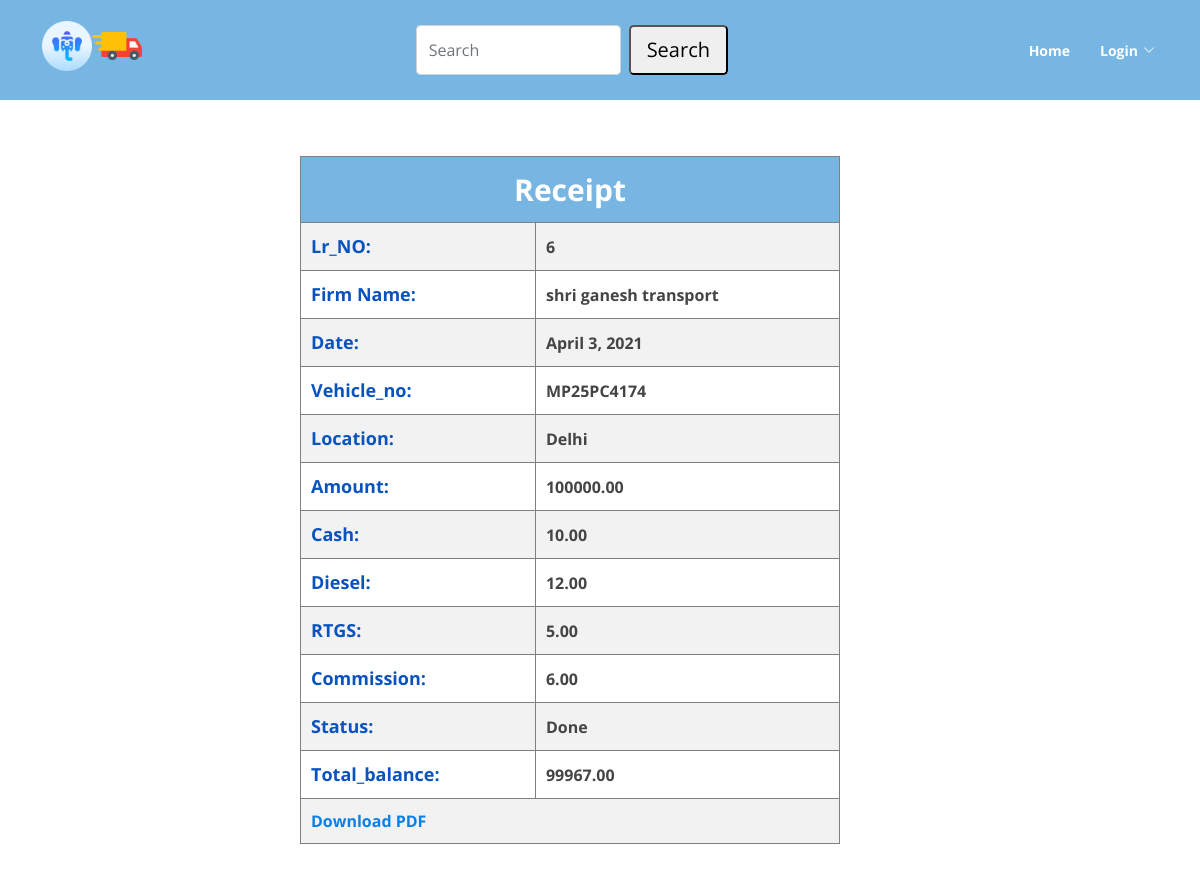
/6/, run on the app's committed database.
### sgt_App/models.py (models this page shows, shortened)
class Entries(models.Model):
    STATUS_CHOICES = (('pending', 'Pending'), ('done', 'Done'),('cancle', 'Cancle'))
    FIRM_CHOICES = (('new gandhi roadline', 'New Gandhi Roadline'), ('shri ganesh roadline','Shri Ganesh Roadline'))
    date = models.DateField()
    lr_no = models.IntegerField(primary_key=True,unique=True)
    vehicle_no = models.CharField(max_length=100,db_index=True)
    location = models.CharField(max_length=200,db_index=True)
    slug = models.SlugField(max_length=200,db_index=True)
    amount = models.DecimalField(max_digits=10,decimal_places=2)
    cash = models.DecimalField(max_digits=10,decimal_places=2)
    diesel = models.DecimalField(max_digits=10,decimal_places=2)
    rtgs = models.DecimalField(max_digits=10,decimal_places=2)
    commission = models.DecimalField(max_digits=10,decimal_places=2)
    total_balance = models.DecimalField(max_digits=10,decimal_places=2)
    status = models.CharField(max_length=10, choices=STATUS_CHOICES, default='done')
    firm_name = models.CharField(max_length=50, choices=FIRM_CHOICES, default='shri ganesh roadline')
    class Meta:
        db_table = 'entries'

### sgt_App/views.py (the view)
# urls.py: path('<int:lr_no>/', views.entry_detail, name='entry_detail'),
def entry_detail(request, lr_no):
    entry = get_object_or_404(Entries, lr_no=lr_no)
    return render(request, 'detail.html', {'entry': entry})

### templates/detail.html (shortened to what this page needs)
{% extends 'base1.html' %}
{% block content %}
    <div class="detail_media">
        <table>
            <tr>
                <th class="detail_head" colspan="2">Receipt</th>
            </tr>
            <tr>
                <th class="detail_title">Lr_NO:</th>
                <th>{{ entry.lr_no }}</th>
            </tr>
             <tr>
                <th class="detail_title">Firm Name:</th>
                <th>{{ entry.firm_name }}</th>
            </tr>
            <tr>
                <th class="detail_title">Date:</th>
                <th>{{ entry.date }}</th>
            </tr>
            <tr>
                <th class="detail_title">Vehicle_no:</th>
                <th>{{ entry.vehicle_no }}</th>
            </tr>
            <tr>
                <th class="detail_title">Location:</th>
                <th>{{ entry.location }}</th>
            </tr>
            <tr>
                <th class="detail_title">Amount:</th>
                <th>{{ entry.amount }}</th>
            </tr>
            <tr>
                <th class="detail_title">Cash:</th>
                <th>{{ entry.cash }}</th>
            </tr>
            <tr>
                <th class="detail_title">Diesel:</th>
                <th>{{ entry.diesel }}</th>
            </tr>
            <tr>
                <th class="detail_title">RTGS:</th>
                <th>{{ entry.rtgs }}</th>
            </tr>
            <tr>
                <th class="detail_title">Commission:</th>
                <th>{{ entry.commission }}</th>
            </tr>
            <tr>
                <th class="detail_title">Status:</th>
                <th>{{ entry.status|title }}</th>
            </tr>
            <tr>
                <th class="detail_title">Total_balance:</th>
                <th>{{ entry.total_balance }}</th>
            </tr>
            <tr>
                <th colspan="2">
                    <a href="{% url 'pdf_report' pk=entry.lr_no %}">Download PDF</a></th>
            </tr>
        </table>
        <br><br>
    </div>
{% endblock %}

### static/assets/css/style.css (style rules this page uses)
body { font-family: "Open Sans", sans-serif; color: #444444; }
a { text-decoration: none; color: #0880e8; }
table { width: 90%; border-spacing: 0; border-collapse: collapse; }
table th, table td { text-align: left; padding: 10px; margin: 0; border: 1px solid gray; }
tr:nth-child(even) { background-color: #f2f2f2 }
.detail_head { font-size: 30px; color: white; background-color: #77b6e2; text-align: center; }
.detail_title { font-size: 18px; font-weight: bold; color: #0a53be; }
.detail_media { text-align: center; margin-top: 5%; margin-left: 25%; width: 50%; }

### data on the page
Entries: lr_no "6", firm_name "shri ganesh transport", date "April 3, 2021", vehicle_no "MP25PC4174", location "Delhi", amount "100000.00", cash "10.00", diesel "12.00", rtgs "5.00", commission "6.00", status "Done", total_balance "99967.00"
